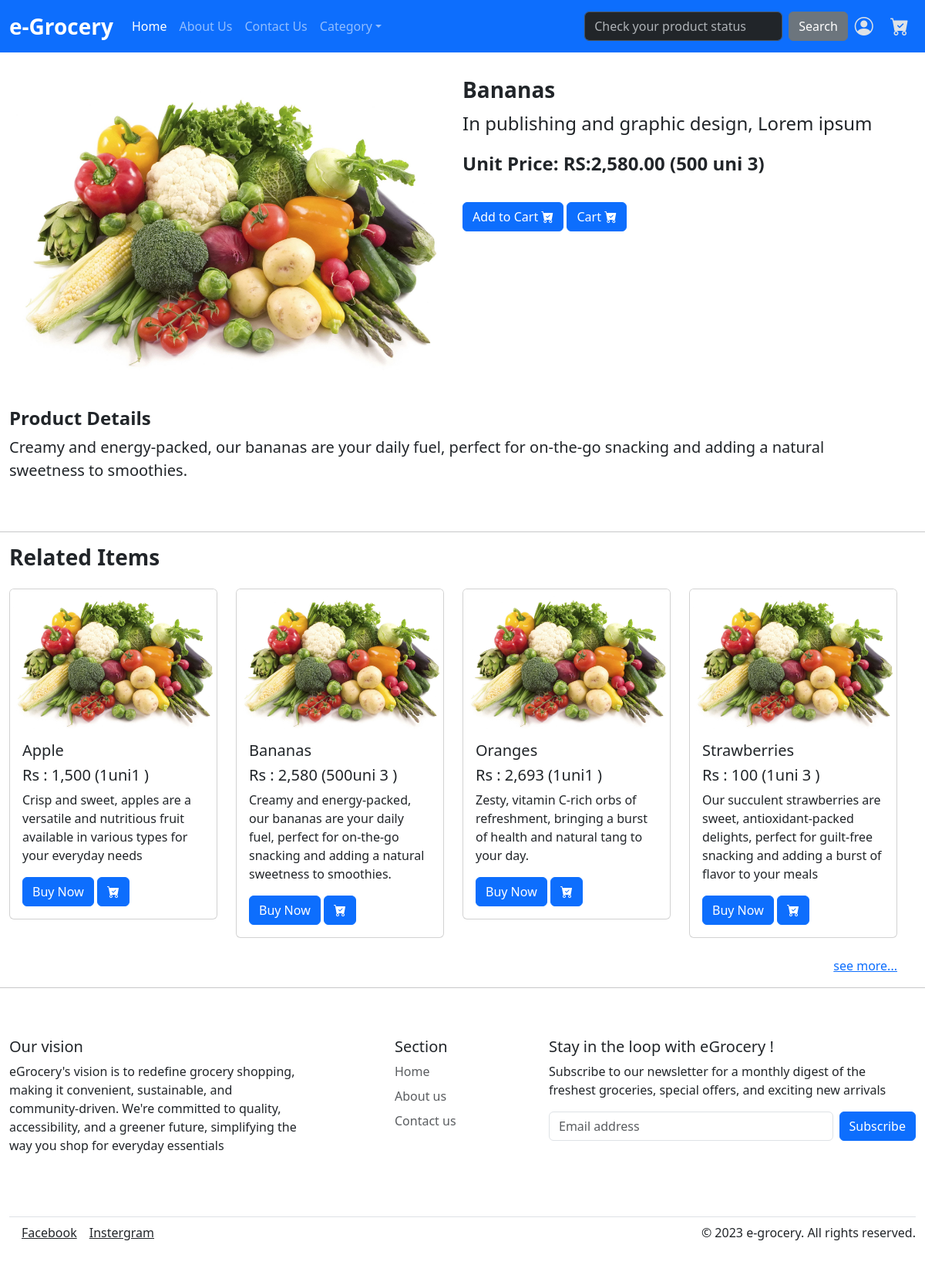
The app's page /view/singleProduct.php?pr_id=2 with its own data.
### tables this page shows
CREATE TABLE IF NOT EXISTS `product` (
  `id` int NOT NULL AUTO_INCREMENT,
  `name` varchar(45) NOT NULL,
  `discription` longtext,
  `img_path` varchar(45) DEFAULT NULL,
  `price` varchar(45) DEFAULT NULL,
  `category_id` int NOT NULL,
  `priceQty` varchar(45) DEFAULT NULL,
  `unit_id` int NOT NULL,
  `smapleDis` longtext,
  PRIMARY KEY (`id`),
  KEY `fk_product_category_idx` (`category_id`),
  KEY `fk_product_unit1_idx` (`unit_id`),
  CONSTRAINT `fk_product_category` FOREIGN KEY (`category_id`) REFERENCES `category` (`id`),
  CONSTRAINT `fk_product_unit1` FOREIGN KEY (`unit_id`) REFERENCES `unit` (`id`)
);

CREATE TABLE IF NOT EXISTS `unit` (
  `id` int NOT NULL AUTO_INCREMENT,
  `unit_name` varchar(45) DEFAULT NULL,
  PRIMARY KEY (`id`)
);

### connection.php (called while the page is built, shortened)
<?php
class Database {
    public static $connection;
    public static function setUpConnection() {
        global $dbconfig;
        if (!isset(self::$connection)) {
            self::$connection = new mysqli(
                $dbconfig['db_host'],
                $dbconfig['db_username'],
                $dbconfig['db_password'],
                $dbconfig['db_name'],
                $dbconfig['db_port']
            );
        }
    }
    public static function search($sql, ...$params) {
        $stmt = self::$connection->prepare($sql);
        $stmt->execute();
        $result_set = $stmt->get_result();
        return $result_set;
    }
}
?>

### view/singleProduct.php (the view, shortened to what this page needs)
<?php
if (isset($_GET['pr_id'])) {
    $prid = $_GET['pr_id'];
    require_once('./Header.php');
    $pr_rs = Database::search("SELECT product.id AS pid, product.* , unit.* FROM product INNER JOIN unit ON product.unit_id = unit.id WHERE product.id = '" . $prid . "' ");
    $pr_data = $pr_rs->fetch_assoc();
?>
    <div class="row " style="margin-top: 100px;">
        <div class="col-12 col-md-6">
            <img src="../document/<?php echo $pr_data['img_path'] ?>" alt="Product Name" class="img-fluid">
        </div>
        <div class="col-12 col-md-6">
            <h2 class="fw-bold fs-3"><?php echo $pr_data['name'] ?></h2>
            <p class="fs-4"><?php echo $pr_data['smapleDis'] ?></p>
            <p class="fw-bold fs-4">Unit Price: RS:<?php echo number_format($pr_data['price']) ?>.00 (<?php echo $pr_data['priceQty'] ?> <?php echo $pr_data['unit_name'] ?>)</p>
            <div>
                <button class="btn btn-primary" id="cart-<?php echo $pr_data['pid'] ?>" onclick="addCardItem('<?php echo $pr_data['pid'] ?>')">Add to Cart <i class="bi bi-cart-check-fill"></i></button>
                <button class="btn btn-primary" onclick=" location.href = './cart.php' ">Cart <i class="bi bi-cart-check-fill"></i></button>
            </div>
        </div>
    </div>
    <div class="row mt-5">
        <div class="col-12">
            <h3 class="fw-bold fs-4">Product Details</h3>
            <p class="fs-5"><?php echo $pr_data['discription'] ?></p>
        </div>
    </div>
    <br>
    <hr class="fw-bold mt-5"><br>
    <h3 class="text-start fw-bold fs-3 mb-4">Related Items</h3>
    <div class="row" data-aos="fade-left" data-aos-duration="800" data-aos-delay="200" data-aos-once="true">
        <?php
        $product_rs = Database::search("SELECT product.* , unit.* , product.id AS pid  FROM product INNER JOIN unit ON product.unit_id = unit.id  WHERE category_id = '" . $pr_data["category_id"] . "' LIMIT 4 ");
        foreach ($product_rs as $product_data) {
        ?>
            <div class="col-12 col-md-3">
                <div class="card mb-4">
                    <img src="../document/<?php echo $product_data["img_path"] ?>" class="card-img-top" alt="Product 1">
                    <div class="card-body">
                        <h5 class="card-title"><?php echo $product_data["name"] ?></h5>
                        <h5 class="card-title">Rs : <?php echo number_format($product_data["price"] )?> (<?php echo $product_data["priceQty"] . "" . $product_data["unit_name"] ?> )</h5>
                        <p class="card-text"><?php echo $product_data["discription"] ?></p>
                        <div>
                            <a href="./singleProduct.php?pr_id=<?php echo $product_data["pid"] ?>" class="btn btn-primary">Buy Now</a>
                            <button class="btn btn-primary" id="cart-<?php echo $product_data['pid'] ?>" onclick="addCardItem('<?php echo $product_data['pid'] ?>')"><i class="bi bi-cart-check-fill"></i></button>
                        </div>
                    </div>
                </div>
            </div>
        <?php
        }
        ?>
        <div class="text-end float-right">
            <a href="./product.php?cat_id=<?php echo $product_data['category_id'] ?>" class="text-primery">see more...</a>
        </div>
    </div>
<?php
    require_once('./Footer.php');
} else {
    header('Location: ./home.php');
    exit();
}
?>

### src/styles/style.css (style rules this page uses)
body { margin: 0; padding: 0; box-sizing: border-box; overflow-x: hidden; }

### records on screen
product: img_path (picture), name "Bananas", smapleDis "In publishing and graphic design, Lorem ipsum", price "2,580", priceQty "500", unit.unit_name "uni 3", discription "Creamy and energy-packed, our bananas are your daily fuel, perfect for on-the-go snacking and adding a natural sweetness to smoothies."
product: img_path (picture), name "Apple", price "1,500", priceQty "1", unit.unit_name "uni1", discription "Crisp and sweet, apples are a versatile and nutritious fruit available in various types for your everyday needs"
product: img_path (picture), name "Oranges", price "2,693", priceQty "1", unit.unit_name "uni1", discription "Zesty, vitamin C-rich orbs of refreshment, bringing a burst of health and natural tang to your day."
product: img_path (picture), name "Strawberries", price "100", priceQty "1", unit.unit_name "uni 3", discription "Our succulent strawberries are sweet, antioxidant-packed delights, perfect for guilt-free snacking and adding a burst of flavor to your meals"
